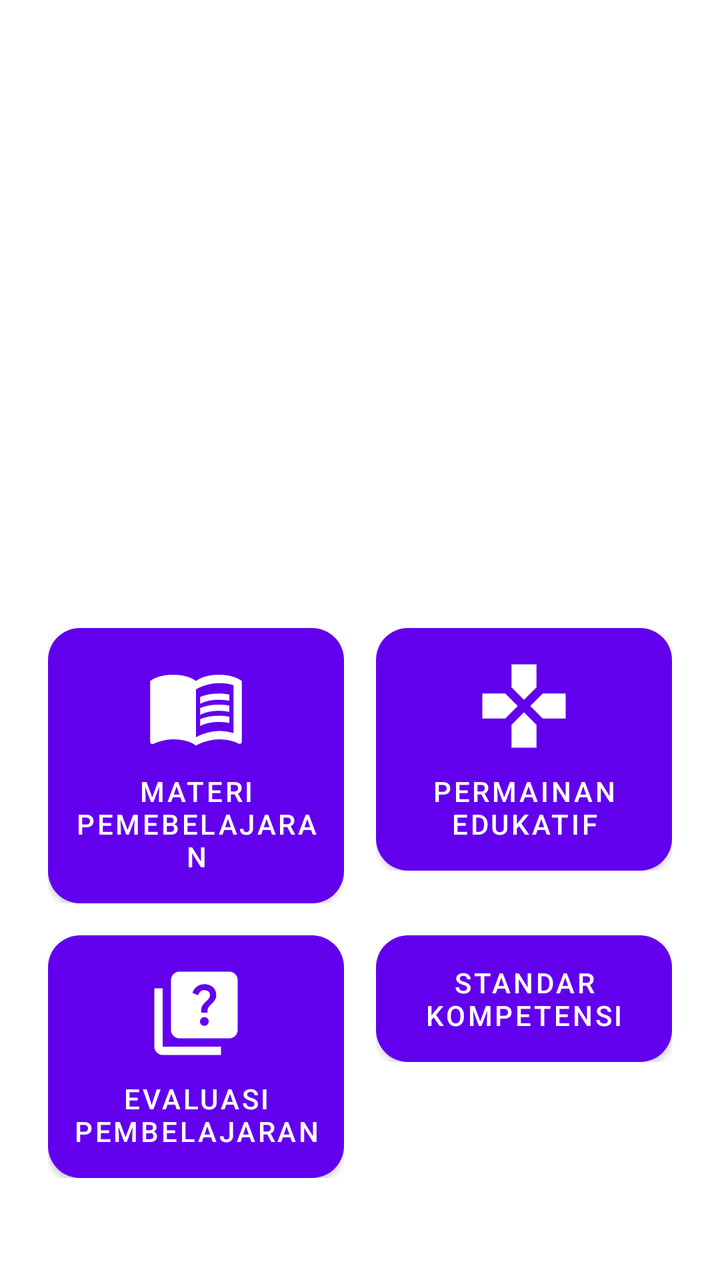
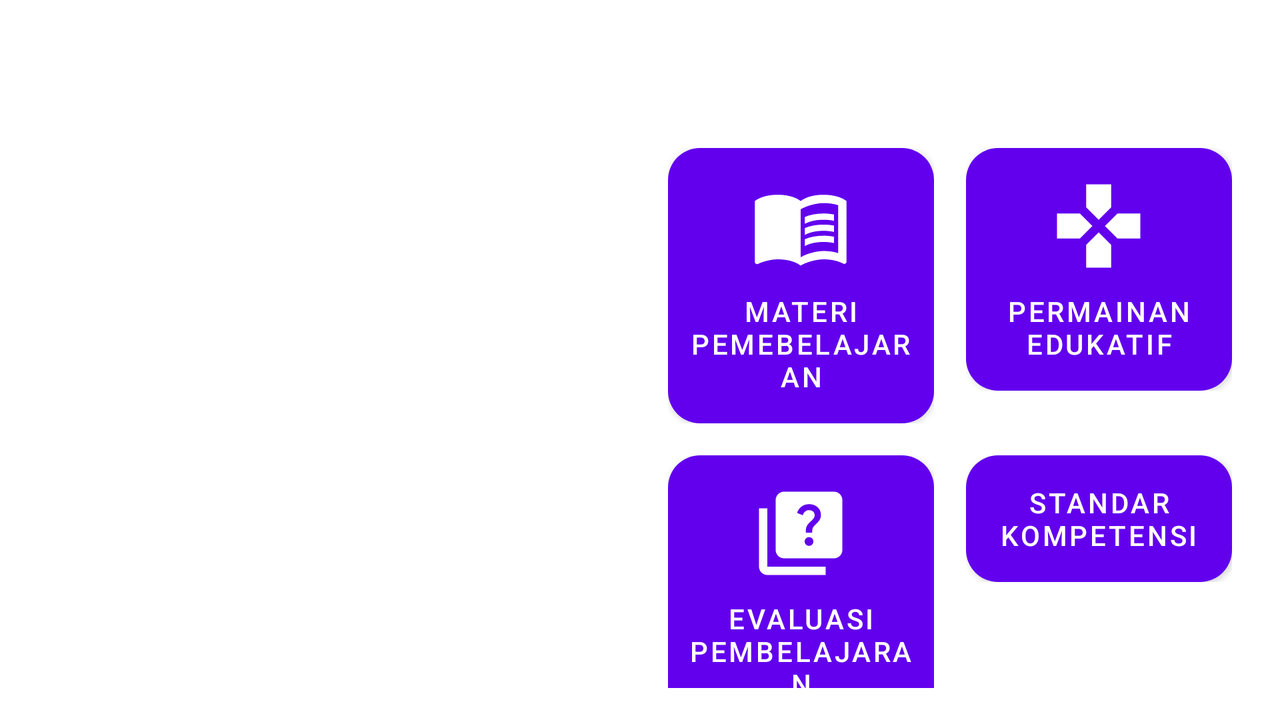

One screen, two layout resources from the same app: the default and the repository's alternative for another configuration. Each is rendered where Android would select it; the XML of both is given below.
<!-- AndroidManifest.xml: application theme Theme.MediaPembelajaran -->
<!-- res/layout/activity_main.xml -->
<LinearLayout xmlns:android="http://schemas.android.com/apk/res/android"
    xmlns:tools="http://schemas.android.com/tools"
    android:layout_width="match_parent"
    android:layout_height="match_parent"
    android:orientation="vertical"
    android:padding="16dp"
    tools:context=".MainActivity">

    <ImageView
        android:id="@+id/logo"
        android:layout_width="200dp"
        android:layout_height="200dp"
        android:layout_gravity="center"
        android:layout_marginTop="40dp"
        android:contentDescription="@string/logo_desc"
        android:src="@drawable/logo" />

        <GridLayout
            android:id="@+id/gridLayout"
            android:layout_width="match_parent"
            android:layout_height="wrap_content"
            android:layout_marginTop="50dp"
            android:columnCount="2">

            <LinearLayout
                android:layout_width="0dp"
                android:layout_height="wrap_content"
                android:layout_columnWeight="1"
                android:orientation="vertical"
                android:gravity="center"
                android:layout_margin="8dp">

                <Button
                    android:id="@+id/btnMateri"
                    android:layout_width="match_parent"
                    android:layout_height="match_parent"
                    android:background="@drawable/rounded_button"
                    android:drawableTop="@drawable/materi"
                    android:duplicateParentState="false"
                    android:gravity="center"
                    android:padding="8dp"
                    android:text="Materi Pemebelajaran"
                    android:textColor="#FFFFFF" />
            </LinearLayout>

            <LinearLayout
                android:layout_width="0dp"
                android:layout_height="wrap_content"
                android:layout_columnWeight="1"
                android:orientation="vertical"
                android:gravity="center"
                android:layout_margin="8dp">

                <Button
                    android:id="@+id/btnGame"
                    android:layout_width="match_parent"
                    android:layout_height="wrap_content"
                    android:background="@drawable/rounded_button"
                    android:text="Permainan Edukatif"
                    android:textColor="#FFFFFF"
                    android:drawableTop="@drawable/game"
                    android:padding="8dp"
                    android:gravity="center" />
            </LinearLayout>

            <LinearLayout
                android:layout_width="0dp"
                android:layout_height="wrap_content"
                android:layout_columnWeight="1"
                android:orientation="vertical"
                android:gravity="center"
                android:layout_margin="8dp">

                <Button
                    android:id="@+id/btnEvaluasi"
                    android:layout_width="match_parent"
                    android:layout_height="wrap_content"
                    android:background="@drawable/rounded_button"
                    android:text="Evaluasi Pembelajaran"
                    android:textColor="#FFFFFF"
                    android:drawableTop="@drawable/evaluasi"
                    android:padding="8dp"
                    android:gravity="center" />
            </LinearLayout>

            <LinearLayout
                android:layout_width="0dp"
                android:layout_height="wrap_content"
                android:layout_columnWeight="1"
                android:orientation="vertical"
                android:gravity="center"
                android:layout_margin="8dp">

                <Button
                    android:id="@+id/btnStandarKompetensi"
                    android:layout_width="match_parent"
                    android:layout_height="wrap_content"
                    android:background="@drawable/rounded_button"
                    android:text="Standar Kompetensi"
                    android:textColor="#FFFFFF"
                    android:drawableTop="@drawable/standar_kompetensi"
                    android:padding="8dp"
                    android:gravity="center" />
            </LinearLayout>

        </GridLayout>

</LinearLayout>
<!-- resources referenced by this layout -->
<resources>
  <!-- drawable evaluasi (drawable) -->
  <vector xmlns:android="http://schemas.android.com/apk/res/android" android:height="50dp" android:tint="#FFFFFF" android:viewportHeight="24" android:viewportWidth="24" android:width="50dp">
        
      <path android:fillColor="@android:color/white" android:pathData="M4,6H2v14c0,1.1 0.9,2 2,2h14v-2H4V6z"/>
        
      <path android:fillColor="@android:color/white" android:pathData="M20,2H8C6.9,2 6,2.9 6,4v12c0,1.1 0.9,2 2,2h12c1.1,0 2,-0.9 2,-2V4C22,2.9 21.1,2 20,2zM14.01,15c-0.59,0 -1.05,-0.47 -1.05,-1.05c0,-0.59 0.47,-1.04 1.05,-1.04c0.59,0 1.04,0.45 1.04,1.04C15.04,14.53 14.6,15 14.01,15zM16.51,8.83c-0.63,0.93 -1.23,1.21 -1.56,1.81c-0.13,0.24 -0.18,0.4 -0.18,1.18h-1.52c0,-0.41 -0.06,-1.08 0.26,-1.65c0.41,-0.73 1.18,-1.16 1.63,-1.8c0.48,-0.68 0.21,-1.94 -1.14,-1.94c-0.88,0 -1.32,0.67 -1.5,1.23l-1.37,-0.57C11.51,5.96 12.52,5 13.99,5c1.23,0 2.08,0.56 2.51,1.26C16.87,6.87 17.08,7.99 16.51,8.83z"/>
      
  </vector>
  <!-- drawable game (drawable) -->
  <vector xmlns:android="http://schemas.android.com/apk/res/android" android:height="50dp" android:tint="#FFFFFF" android:viewportHeight="24" android:viewportWidth="24" android:width="50dp">
        
      <path android:fillColor="@android:color/white" android:pathData="M15,7.5V2H9v5.5l3,3 3,-3zM7.5,9H2v6h5.5l3,-3 -3,-3zM9,16.5V22h6v-5.5l-3,-3 -3,3zM16.5,9l-3,3 3,3H22V9h-5.5z"/>
      
  </vector>
  <!-- drawable rounded_button (drawable) -->
  <shape xmlns:android="http://schemas.android.com/apk/res/android">
      <solid android:color="#FFF"/> 
      <corners android:radius="16dp"/> 
      <padding
          android:left="16dp"
          android:top="8dp"
          android:right="16dp"
          android:bottom="8dp"/> 
  </shape>
  <string name="logo_desc">Logo</string>
  <style name="Theme.MediaPembelajaran" parent="Theme.MaterialComponents.DayNight.NoActionBar">
          
          <item name="colorPrimary">@color/purple_500</item>
          <item name="colorPrimaryVariant">@color/purple_700</item>
          <item name="colorOnPrimary">@color/white</item>
          
          <item name="colorSecondary">@color/teal_200</item>
          <item name="colorSecondaryVariant">@color/teal_700</item>
          <item name="colorOnSecondary">@color/black</item>
          
          <item name="android:statusBarColor">?attr/colorPrimaryVariant</item>
          
      </style>
  <color name="purple_500">#FF6200EE</color>
  <color name="purple_700">#00BFFF</color>
  <color name="white">#FFFFFFFF</color>
  <color name="teal_200">#FF03DAC5</color>
  <color name="teal_700">#FF018786</color>
  <color name="black">#FF000000</color>
</resources>
<!-- res/layout-land/activity_main.xml (the repository's variant of the layout above) -->
<!-- drawn on the phone turned sideways -->
<LinearLayout xmlns:android="http://schemas.android.com/apk/res/android"
    xmlns:tools="http://schemas.android.com/tools"
    android:layout_width="match_parent"
    android:layout_height="match_parent"
    android:orientation="horizontal"
    android:padding="16dp"
    tools:context=".MainActivity">

    <ImageView
        android:id="@+id/logo"
        android:layout_width="250dp"
        android:layout_height="wrap_content"
        android:layout_gravity="center_vertical"
        android:layout_marginStart="20dp"
        android:layout_marginEnd="40dp"
        android:contentDescription="@string/logo_desc"
        android:src="@drawable/logo" />

    <GridLayout
        android:id="@+id/gridLayout"
        android:layout_width="match_parent"
        android:layout_height="wrap_content"
        android:layout_marginTop="50dp"
        android:columnCount="2">

        <LinearLayout
            android:layout_width="0dp"
            android:layout_height="wrap_content"
            android:layout_columnWeight="1"
            android:orientation="vertical"
            android:gravity="center"
            android:layout_margin="8dp">

            <Button
                android:id="@+id/btnMateri"
                android:layout_width="match_parent"
                android:layout_height="match_parent"
                android:background="@drawable/rounded_button"
                android:drawableTop="@drawable/materi"
                android:duplicateParentState="false"
                android:gravity="center"
                android:padding="8dp"
                android:text="Materi Pemebelajaran"
                android:textColor="#FFFFFF" />
        </LinearLayout>

        <LinearLayout
            android:layout_width="0dp"
            android:layout_height="wrap_content"
            android:layout_columnWeight="1"
            android:orientation="vertical"
            android:gravity="center"
            android:layout_margin="8dp">

            <Button
                android:id="@+id/btnGame"
                android:layout_width="match_parent"
                android:layout_height="wrap_content"
                android:background="@drawable/rounded_button"
                android:text="Permainan Edukatif"
                android:textColor="#FFFFFF"
                android:drawableTop="@drawable/game"
                android:padding="8dp"
                android:gravity="center" />
        </LinearLayout>

        <LinearLayout
            android:layout_width="0dp"
            android:layout_height="wrap_content"
            android:layout_columnWeight="1"
            android:orientation="vertical"
            android:gravity="center"
            android:layout_margin="8dp">

            <Button
                android:id="@+id/btnEvaluasi"
                android:layout_width="match_parent"
                android:layout_height="wrap_content"
                android:background="@drawable/rounded_button"
                android:text="Evaluasi Pembelajaran"
                android:textColor="#FFFFFF"
                android:drawableTop="@drawable/evaluasi"
                android:padding="8dp"
                android:gravity="center" />
        </LinearLayout>

        <LinearLayout
            android:layout_width="0dp"
            android:layout_height="wrap_content"
            android:layout_columnWeight="1"
            android:orientation="vertical"
            android:gravity="center"
            android:layout_margin="8dp">

            <Button
                android:id="@+id/btnStandarKompetensi"
                android:layout_width="match_parent"
                android:layout_height="wrap_content"
                android:background="@drawable/rounded_button"
                android:text="Standar Kompetensi"
                android:textColor="#FFFFFF"
                android:drawableTop="@drawable/standar_kompetensi"
                android:padding="8dp"
                android:gravity="center" />
        </LinearLayout>

    </GridLayout>


</LinearLayout>
